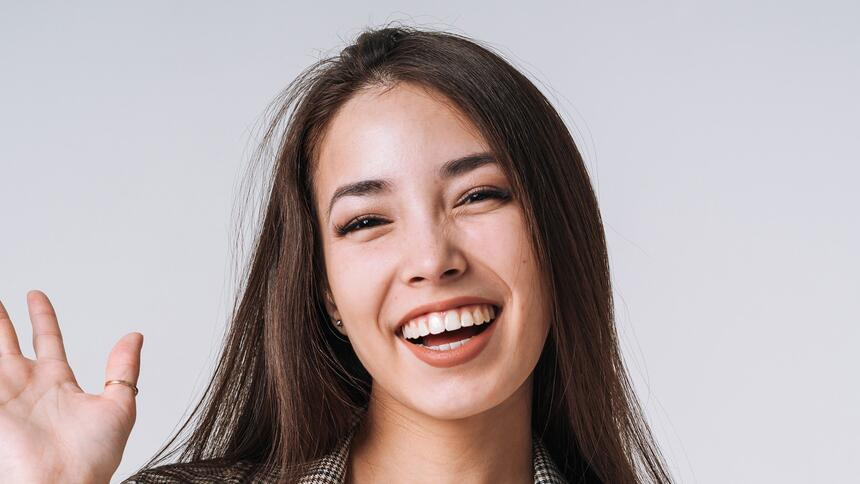
#> input picture zad11/osoba.jpg, 860 x 484 px
$ python zad1_11.py
#> lines starting #> are read from the running program, lines starting #| are printed output that depends on the picture; after the words box and inside, x2 and y2 are one past the last pixel; in counts of white or black regions, pixels touching at a corner belong together
import cv2
import numpy as np
image=cv2.imread("osoba.jpg")
#> image is the input picture: shape (484, 860, 3); mean B, G, R 165.6, 165.1, 177.7

mask = np.zeros(image.shape[:2], dtype="uint8")
cv2.rectangle(mask, (200, 100), (600, 450), 255, -1)
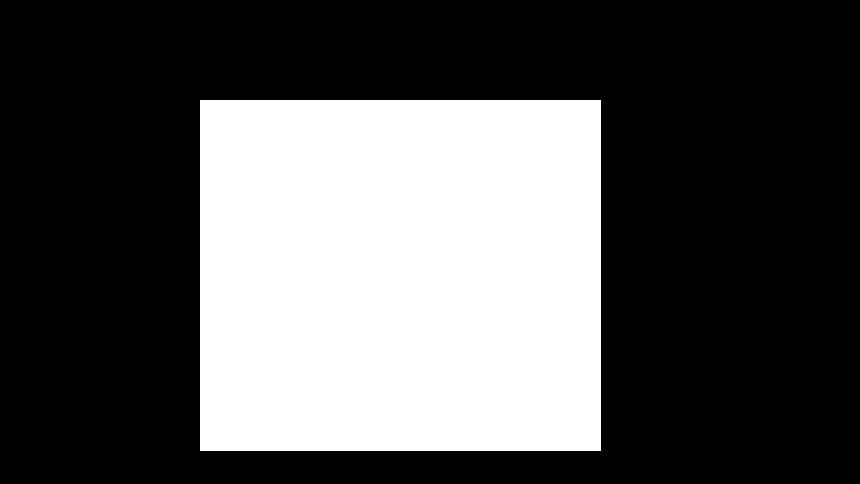
#> mask: shape (484, 860); 33.8% white; 1 white region, box (x1, y1, x2, y2) and area: (200, 100, 601, 451) 140751

masked = cv2.bitwise_and(image, image, mask=mask)
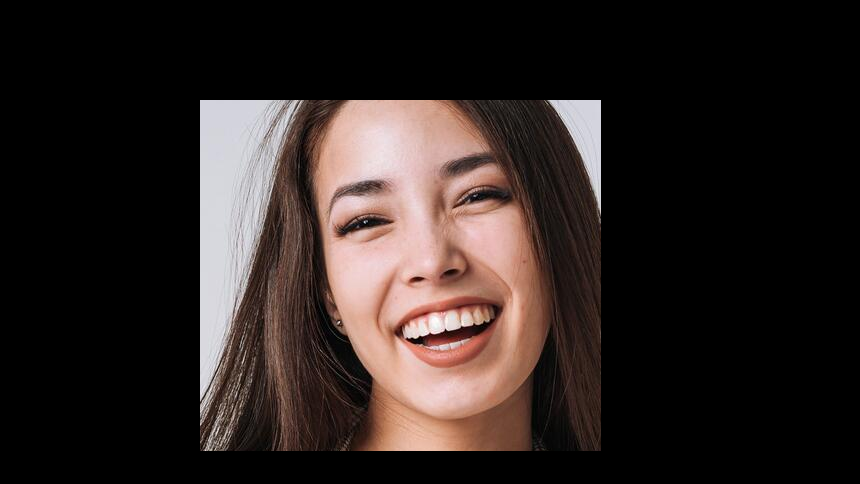
#> masked: shape (484, 860, 3); mean B, G, R 34.5, 37.1, 46.4
cv2.imshow("Mask Applied to Image", masked)
cv2.waitKey()
cv2.destroyAllWindows()

$ run again, with zad11/kwiaty.jpg copied over zad11/osoba.jpg
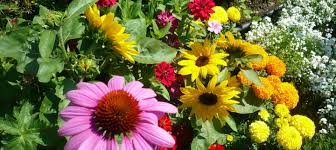
#> input picture zad11/kwiaty.jpg, 336 x 150 px
#> image is the input picture: shape (150, 336, 3); mean B, G, R 59.7, 111.2, 119.1
#> `cv2.rectangle(mask, (200, 100), (600, 450), 255, -1)`:
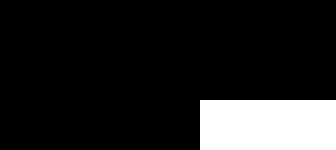
#> mask: shape (150, 336); 13.5% white; 1 white region, box (x1, y1, x2, y2) and area: (200, 100, 336, 150) 6800
#> `masked = cv2.bitwise_and(image, image, mask=mask)`:
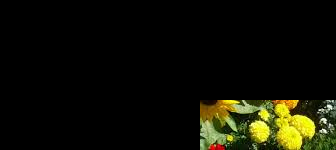
#> masked: shape (150, 336, 3); mean B, G, R 4.9, 16.3, 16
